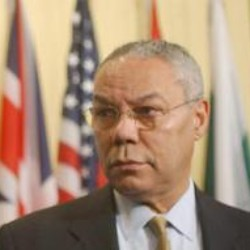
#> input picture Workshop8_Haarcascades_Algorithm/test/Colin_Powell_0118.jpg, 250 x 250 px, given in place of lenna.jpg, which was not available
$ python Workshop2_Filter.py
#> lines starting #> are read from the running program, lines starting #| are printed output that depends on the picture; pictures that were not available may be replaced by others from this repository, and a replacement may not be noted
import cv2
import numpy as np
import matplotlib.pyplot as plt
from matplotlib.widgets import Slider, Button
import tkinter as tk
from tkinter import filedialog, messagebox
from PIL import Image, ImageTk

# Load the image
image = cv2.imread(
    "C:/Users/FPTSHOP/OneDrive/Documents/AI1706/Summer2023/CPV301/code/lenna.jpg"
)
#> image is the input picture: shape (250, 250, 3); mean B, G, R 121.2, 143, 169.8


class ImageFilterApp:
    def __init__(self, master):
        self.master = master
        master.title("Image Filter App")

        # Create widgets
        self.label1 = tk.Label(master, text="Choose an image to filter:")
        self.button1 = tk.Button(master, text="Select Image", command=self.select_image)
        self.label2 = tk.Label(master, text="Choose filter type:")
        self.filter_var = tk.StringVar()
        self.filter_var.set("mean")
        self.radio_mean = tk.Radiobutton(
            master, text="Mean", variable=self.filter_var, value="mean"
        )
        self.radio_median = tk.Radiobutton(
            master, text="Median", variable=self.filter_var, value="median"
        )
        self.radio_gaussian = tk.Radiobutton(
            master, text="Gaussian", variable=self.filter_var, value="gaussian"
        )
        self.kernel_label = tk.Label(master, text="Kernel size:")
        self.kernel_entry = tk.Entry(master)
        self.sigma_label = tk.Label(master, text="Sigma value:")
        self.sigma_entry = tk.Entry(master)
        self.filter_button = tk.Button(
            master, text="Apply Filter", command=self.apply_filter
        )
        self.original_image_label = tk.Label(master, text="Original Image:")
        self.filtered_image_label = tk.Label(master, text="Filtered Image:")

        # Layout widgets
        self.label1.grid(row=0, column=0, sticky="w")
        self.button1.grid(row=0, column=1)
        self.label2.grid(row=1, column=0, sticky="w")
        self.radio_mean.grid(row=1, column=1, sticky="w")
        self.radio_median.grid(row=2, column=1, sticky="w")
        self.radio_gaussian.grid(row=3, column=1, sticky="w")
        self.kernel_label.grid(row=4, column=0, sticky="w")
        self.kernel_entry.grid(row=4, column=1)
        self.sigma_label.grid(row=5, column=0, sticky="w")
        self.sigma_entry.grid(row=5, column=1)
        self.filter_button.grid(row=6, column=0)
        self.original_image_label.grid(row=7, column=0)
        self.filtered_image_label.grid(row=7, column=1)

    # [76 lines left out: functions select_image, apply_filter, color_balance, update_color_balance, reset_view, not called in this run]


fig, ax_image = plt.subplots(1, 1, figsize=(5, 4))
ax_image.axis("off")
ax_image.imshow(cv2.cvtColor(image, cv2.COLOR_BGR2RGB))

# axes([left, bottom, width, height])
slider_b_ax = plt.axes([0.25, 0.2, 0.65, 0.03])
slider_g_ax = plt.axes([0.25, 0.15, 0.65, 0.03])
slider_r_ax = plt.axes([0.25, 0.1, 0.65, 0.03])
reset_button_ax = plt.axes([0.65, 0.015, 0.25, 0.075])

# create the picture start point color
x, y = 100, 50
bgr = image[y, x]
#> bgr = [157, 194, 208]
slider_b_val = bgr[0]
#> slider_b_val = 157
slider_g_val = bgr[1]
#> slider_g_val = 194
slider_r_val = bgr[2]
#> slider_r_val = 208

# Create the sliders with the converted initial values
slider_b = Slider(slider_b_ax, "Blue", 0, 255, valinit=slider_b_val)
slider_g = Slider(slider_g_ax, "Green", 0, 255, valinit=slider_g_val)
slider_r = Slider(slider_r_ax, "Red", 0, 255, valinit=slider_r_val)
reset_button = Button(reset_button_ax, "Reset the Image")

slider_b.on_changed(update_color_balance)
slider_g.on_changed(update_color_balance)
slider_r.on_changed(update_color_balance)
reset_button.on_clicked(reset_view)

# pos of picture
plt.subplots_adjust(left=0.1, bottom=0.3, right=0.925, top=0.9, wspace=0.2)
plt.show()
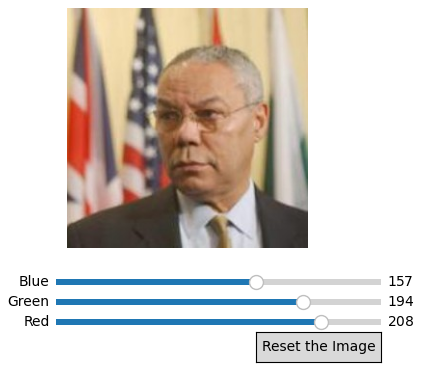
#> figure drawn by matplotlib, 4 panels

root = tk.Tk()
app = ImageFilterApp(root)
root.mainloop()

$ run again, on Workshop8_Haarcascades_Algorithm/test/Colin_Powell_0119.jpg
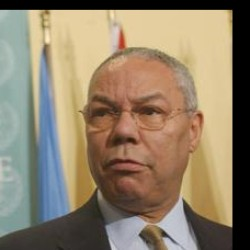
#> input picture Workshop8_Haarcascades_Algorithm/test/Colin_Powell_0119.jpg, 250 x 250 px, given in place of lenna.jpg, which was not available
#> image is the input picture: shape (250, 250, 3); mean B, G, R 106, 128.9, 144.1
#> bgr = [159, 206, 228]
#> slider_b_val = 159
#> slider_g_val = 206
#> slider_r_val = 228
#> `plt.show()`:
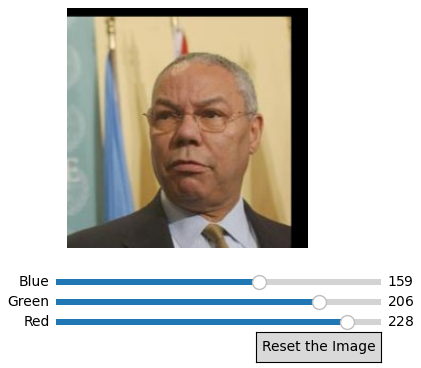
#> figure drawn by matplotlib, 4 panels

$ run again, on Workshop8_Haarcascades_Algorithm/test/Donald_Rumsfeld_0017.jpg
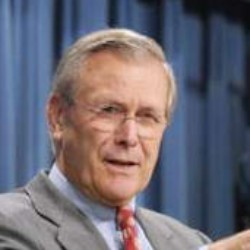
#> input picture Workshop8_Haarcascades_Algorithm/test/Donald_Rumsfeld_0017.jpg, 250 x 250 px, given in place of lenna.jpg, which was not available
#> image is the input picture: shape (250, 250, 3); mean B, G, R 116.4, 105.5, 109.5
#> bgr = [53, 65, 105]
#> slider_b_val = 53
#> slider_g_val = 65
#> slider_r_val = 105
#> `plt.show()`:
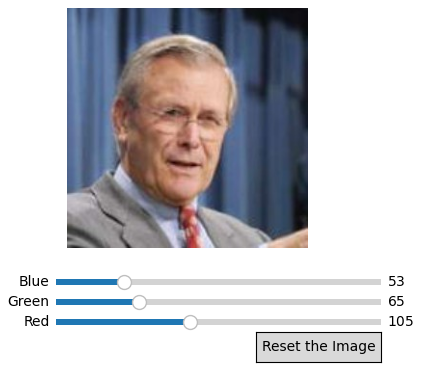
#> figure drawn by matplotlib, 4 panels
